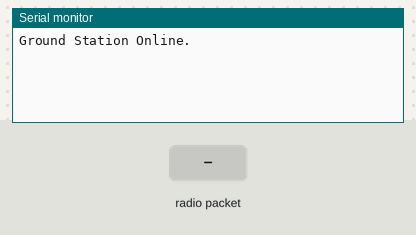
Simulated run of this sketch. Board: Arduino Uno, built with avr-gcc and run on an emulated ATmega328P. On the bench: the last lines printed to the serial monitor. The inputs (shaded band) are chosen by the test bench. No radio packets arrive unless stated.

Above: at 1.2 s.
1.3 s: radio packet "1" arrives
At 2.4 s:
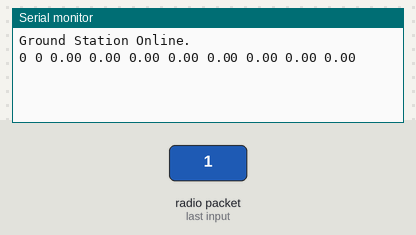
2.8 s: radio packet "0" arrives
At 3.5 s:
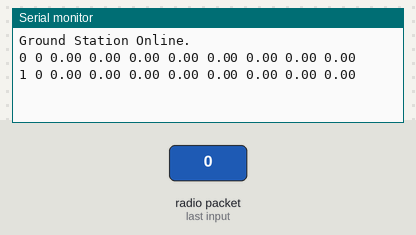

Measured:
- after the input at 1.3 s, the serial monitor: prints a new line at once (image 1)
- after the input at 2.8 s, the serial monitor: prints a new line at once (image 2)

The sketch:

mainRX.ino
```cpp
#include <SPI.h>
#include <RH_RF95.h>
#include "common.h"
#include "Data.h"

const int csPin = 7;

RH_RF95 rf95(csPin);

//LORA    ARD

//Vin     3.3v
//GND     GND
//EN      ---
//G0      D3
//SCK     D13
//MISO    D12
//MOSI    D11
//CS      D7
//RST     D6

void setup()
{
  Serial.begin(9600);
  while (!Serial);
  if (!rf95.init())
    Serial.println("init failed");
  Serial.println("Ground Station Online.");
}

void loop()
{
  if (rf95.available())
    readLora();
}

void readLora(){
  uint8_t buf[RH_RF95_MAX_MESSAGE_LEN];
  uint8_t len = sizeof(buf);
  if(rf95.recv(buf, &len)){
    if(buf[0] = LOCALADDRESS){
      Data data;
      readHeader(buf);
      if(buf[1] = DATA){
        for(int i(HEADER); i < NBR_DATA+HEADER; i++){
          for(int j(0); j < BYTE; j++){
            data.i[j] = buf[i+j];
          }
          Serial.print(data.f);
          Serial.print(" ");
        }
        Serial.println();
      }
      else{
        Serial.print("got request: ");
        Serial.println((char*)buf);
      }
    }
  }
  else{
    Serial.println("recv failed");
  }
}

void readHeader(uint8_t buf[]){
  Serial.print(buf[1]);
  Serial.print(" ");
  Serial.print(buf[2]);
  Serial.print(" ");
}
```

Data.h
```cpp
#ifndef DATA_H
#define DATA_H

#define NBR_DATA 8
#define BYTE 4

union Data
{
  float f;
  uint8_t i[4];
};

#endif // DATA_H
```

common.h
```cpp
#ifndef COMMON_H
#define COMMON_H

#define LOCAL_PRESSURE (1015)
#define BNO055_SAMPLERATE_DELAY_MS (100)

#define WAITPERIOD 120000
#define LOCALADDRESS 0xBB    // address of this device
#define DESTINATION 0xFF      // destination to send to
#define INTERVAL 2000
#define DATA 1
#define MESSAGE 2
#define HEADER 3

#define CS_LSD (8)
#define log_file_name F("datalog.txt")

#endif // COMMON_H
```
